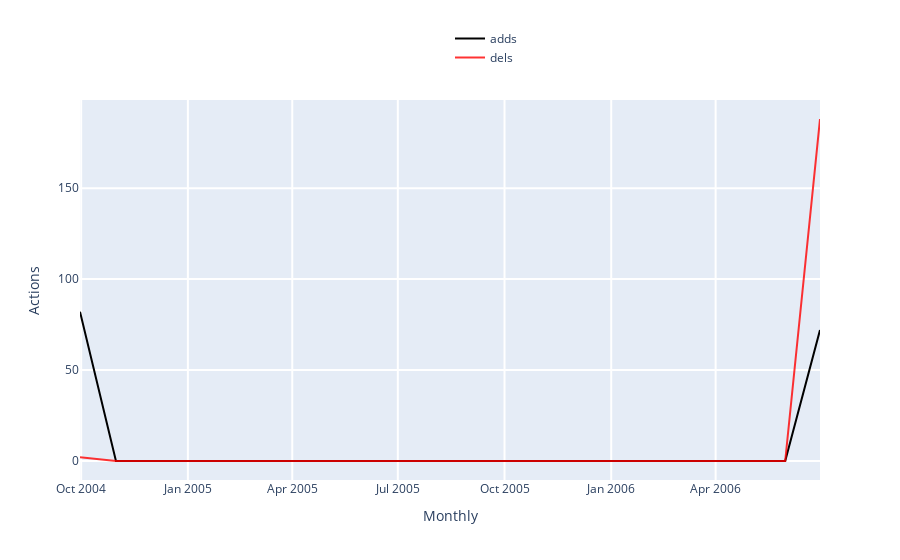

Notebook code cell kept with this figure:
### Markdown cell above
### <span style="color:green"> TRY YOURSELF! THIS IS WHAT WILL HAPPEN WHEN YOU CLICK 'Conflicting Editors Activity' Button </span>

### Code cell
### ------------------------------------------------------------------------------------------- ###
### TRY YOURSELF! THIS IS WHAT WILL HAPPEN WHEN YOU CLICK 'Conflicting Editors Activity' BUTTON ###
### ------------------------------------------------------------------------------------------- ###

## This is the page you used and the editor you select in the above grid. ##
print('The page that is being used:', the_page['title'])
print('Selected editor:', editor_info['name'])

## First check if the list is empty. ##
if len(final_editors) == 0:
    print('There is no other registered conflicting editor. Please try another one!')
else:
    print('Available Conflicting Editors:', final_editors['name'].tolist())
    ## Merge editors' all actions information into 'final_editors' table. ##
    final_editors['userid'] = final_editors['userid'].astype('int')
    conf_editor_total_actions = final_editors[['userid','name','registration']].merge(total_actions, 
                                             left_on='userid', right_on='editor_id', how='left').set_index('userid')
    
    ## Visualization, core visual code lies in ActionsListener, then the interact function    ##
    ## make it interactive, mode details see:                                                 ##
    ## https://github.com/gesiscss/wikiwho_demo/blob/master/visualization/actions_listener.py ##
    
    # Create an ActionsListener instance.
    actionslistener = ActionsListener(conf_editor_total_actions)
    
    # What types do those actions have?
    actions_types = (conf_editor_total_actions.loc[:,'total':'total_stopword_count'].columns.append(
                        conf_editor_total_actions.loc[:,'adds':'reins_stopword_count'].columns)).values.tolist()
    
    # Visualization: try yourself by coding!
    begin_date = date(2002, 3, 1)
    end_date = date(2019, 4, 1)
    editor_name = 'All' # Select one conflicting name from the above list, or 'All'!
    frequency = 'Monthly' # 'Yearly', 'Monthly'
    black_line = 'adds' # Choose one from 'actions_types'. Note that 'black_line doesn't have 'None' option but others have.
    red_line = 'dels'
    blue_line = 'None'
    green_line = 'None'
    
    print('Time range from', begin_date.strftime("%Y-%m-%d"), 'to', end_date.strftime("%Y-%m-%d"))
    print("Current editor's name is", editor_name)
    
    actionslistener.listen(
        _range = (begin_date, end_date),
        editor = editor_name,
        granularity = frequency,
        black = black_line,
        red = red_line,
        blue = blue_line,
        green = green_line)

### Figure 1 — Plotly figure (JSON) as saved in the notebook; plotly's stock layout.template omitted (floating-point values rounded to 4 significant figures)
{"data": [{"marker": {"color": "rgba(0, 0, 0, 1)"}, "name": "adds", "type": "scatter", "x": ["2004-09-30T00:00:00", "2004-10-31T00:00:00", "2004-11-30T00:00:00", "2004-12-31T00:00:00", "2005-01-31T00:00:00", "2005-02-28T00:00:00", "2005-03-31T00:00:00", "2005-04-30T00:00:00", "2005-05-31T00:00:00", "2005-06-30T00:00:00", "2005-07-31T00:00:00", "2005-08-31T00:00:00", "2005-09-30T00:00:00", "2005-10-31T00:00:00", "2005-11-30T00:00:00", "2005-12-31T00:00:00", "2006-01-31T00:00:00", "2006-02-28T00:00:00", "2006-03-31T00:00:00", "2006-04-30T00:00:00", "2006-05-31T00:00:00", "2006-06-30T00:00:00"], "y": [82, 0, 0, 0, 0, 0, 0, 0, 0, 0, 0, 0, 0, 0, 0, 0, 0, 0, 0, 0, 0, 72]}, {"marker": {"color": "rgba(255, 0, 0, .8)"}, "name": "dels", "type": "scatter", "x": ["2004-09-30T00:00:00", "2004-10-31T00:00:00", "2004-11-30T00:00:00", "2004-12-31T00:00:00", "2005-01-31T00:00:00", "2005-02-28T00:00:00", "2005-03-31T00:00:00", "2005-04-30T00:00:00", "2005-05-31T00:00:00", "2005-06-30T00:00:00", "2005-07-31T00:00:00", "2005-08-31T00:00:00", "2005-09-30T00:00:00", "2005-10-31T00:00:00", "2005-11-30T00:00:00", "2005-12-31T00:00:00", "2006-01-31T00:00:00", "2006-02-28T00:00:00", "2006-03-31T00:00:00", "2006-04-30T00:00:00", "2006-05-31T00:00:00", "2006-06-30T00:00:00"], "y": [2, 0, 0, 0, 0, 0, 0, 0, 0, 0, 0, 0, 0, 0, 0, 0, 0, 0, 0, 0, 0, 188]}], "layout": {"barmode": "group", "hovermode": "closest", "legend": {"x": 0.5, "y": 1.2}, "showlegend": true, "xaxis": {"gridwidth": 2, "ticklen": 5, "title": {"text": "Monthly"}, "zeroline": true}, "yaxis": {"gridwidth": 2, "ticklen": 5, "title": {"text": "Actions"}}}}
